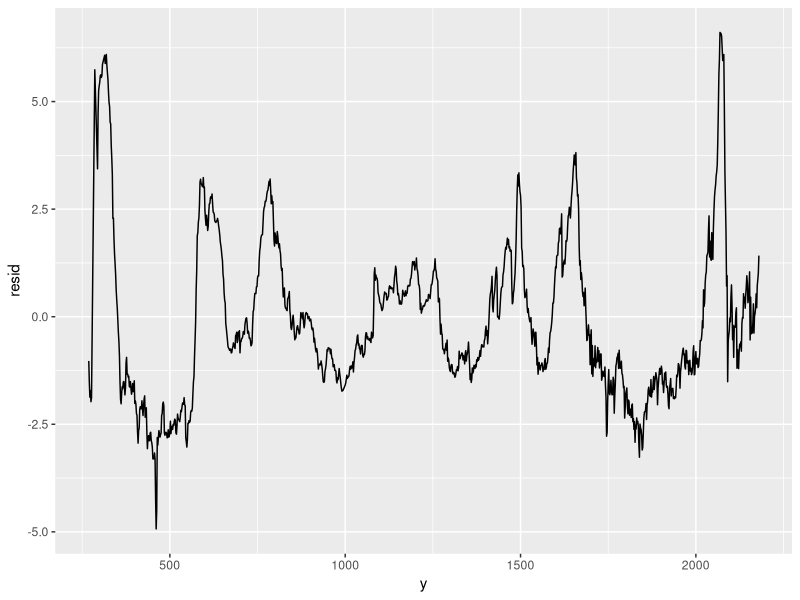
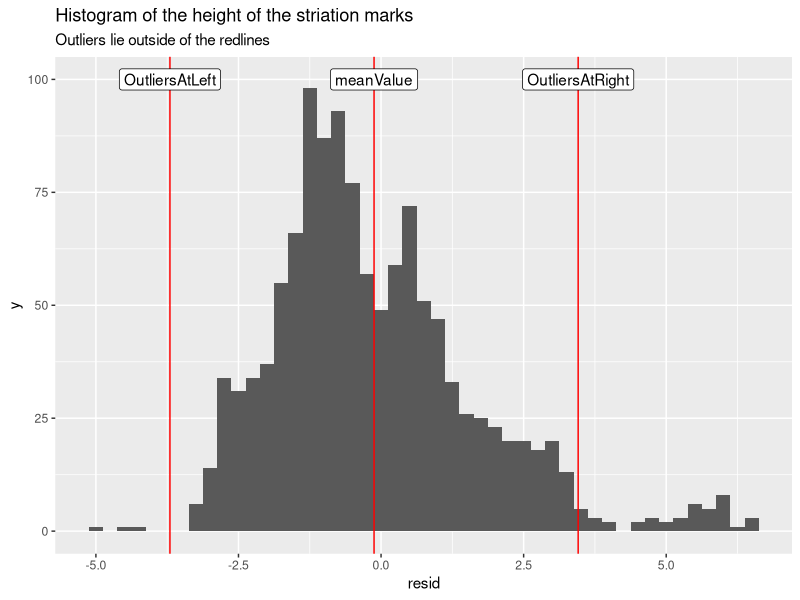

R code for these plots, in order:
## ---- chunk 1
# DONT DELETE LINES 1-12! 
knitr::opts_chunk$set(echo = TRUE, fig.width = 6, fig.height = 8,
                      fig.align = "center", error = TRUE)
## ---- chunk 2
library(ggplot2)
library(readr)
# first mistake: read.cvs instead of read.csv.
bullet <- read.csv("bullet.csv")
head(bullet)
## ---- chunk 3
bullet$y <- parse_number(bullet$y)
## ---- chunk 4
ggplot(data = bullet) + 
  geom_line(aes(x= y, y = resid))
## ---- chunk 5
summary(bullet)
## ---- chunk 6
library(tidyr)
myLines <- data.frame(meanValue = mean(bullet$resid), 
           OutliersAtLeft = mean(bullet$resid) - 2*sd(bullet$resid),
           OutliersAtRight = mean(bullet$resid) + 2*sd(bullet$resid))
myLines <- myLines %>% gather(id, value)
# mistake: the %>% in the next line should be a + 
ggplot() +
  geom_histogram(data = bullet, aes(x = resid), binwidth = .25) + 
  geom_vline(data = myLines, aes(xintercept = value), color = 'red') +
  # mistake: the plot title isn't added because
  # the student forgot to put a + at the end of the next line
  geom_label(data = myLines, aes(x = value, y = 100, label = id)) +
  ggtitle("Histogram of the height of the striation marks", 
          subtitle = "Outliers lie outside of the redlines")
